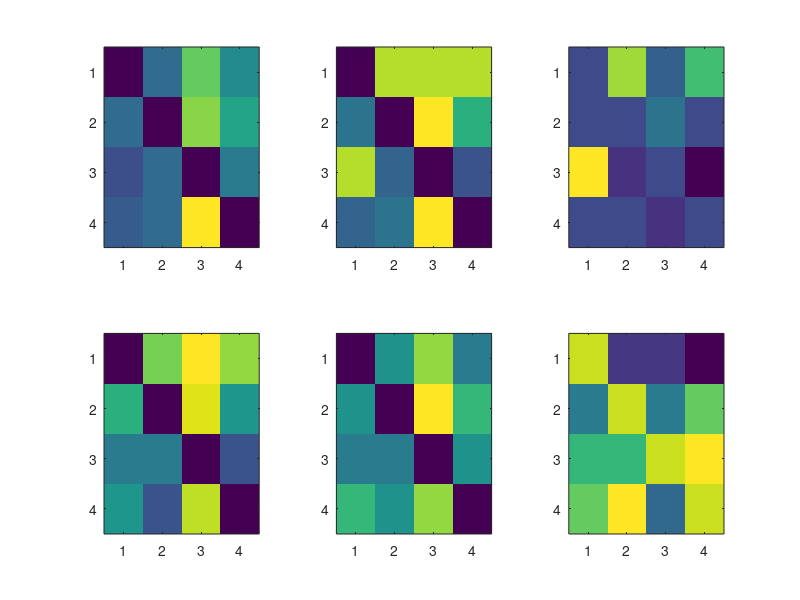

The MATLAB script that drew this image:
close all; clear all
% 1 is control; 2 is lesion
lowbeta(:,:,1) = [0  0.06    0.13    0.08;
    0.06  0   0.14    0.1;
    0.04    0.06    0   0.07;
    0.05    0.06    0.17    0];
lowbeta(:,:,2) = [0 0.14 0.14 0.14;
    0.06    0   0.16    0.1;
    0.14    0.05    0   0.04;
    0.05    0.06    0.16    0];

highbeta(:,:,1) = ...
    [0  0.15    0.19    0.16;
    0.12    0   0.18    0.1;
    0.08    0.08    0   0.05;
    0.1 0.05    0.17    0];
highbeta(:,:,2) = ...
    [0  0.06    0.1 0.05;
    0.06    0   0.12    0.08;
    0.05    0.05    0   0.06;
    0.08    0.06    0.1 0];
subplot(2,3,1)
imagesc(squeeze(lowbeta(:,:,1)))
subplot(2,3,2)
imagesc(squeeze(lowbeta(:,:,2)))
subplot(2,3,3)
imagesc(squeeze(lowbeta(:,:,2)-lowbeta(:,:,1)))
subplot(2,3,4)
imagesc(squeeze(highbeta(:,:,1)))
subplot(2,3,5)
imagesc(squeeze(highbeta(:,:,2)))
subplot(2,3,6)
imagesc(squeeze(highbeta(:,:,2)-highbeta(:,:,1)))
